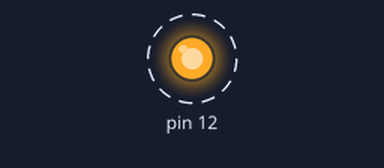
A sketch run on a simulated Arduino Uno, built with avr-gcc and run on an emulated ATmega328P. On the bench: output pins drawn as LEDs (lit = HIGH). Dashed ring = blinking.

Above: at 0.2 s.
Timing chart, 0 to 3.0 s (numbered marks = the images above):
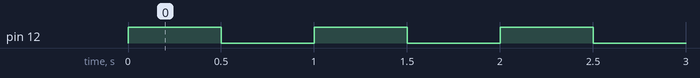

Measured:
- by itself, pin 12: alternates HIGH for 0.50 s and LOW for 0.50 s

The sketch:

else_example.ino
```cpp
void setup()
{

	pinMode( 12 , OUTPUT);
}

void loop()
{
  if (digitalRead (12) == HIGH)
  {
	digitalWrite( 12 , LOW );
  }
  else
  {
    digitalWrite (12, HIGH);
  }
  delay (500);
}
```
